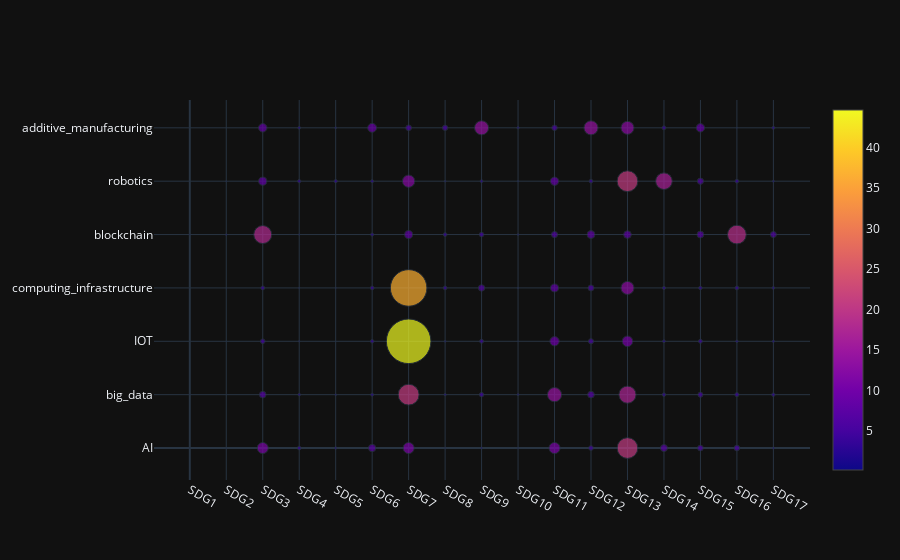

The notebook cell this image was saved under:
### Code cell
import plotly.graph_objects as go

fig = go.Figure(data=[go.Scatter(
       x = [elem[0] for elem in lst],
       y = [elem[1] for elem in lst],
       mode='markers',
       marker=dict(
              color = [float(df_heat.iloc[[elem[0]], elem[1]]) for elem in lst],
              size =  [float(df_heat.iloc[[elem[0]], elem[1]]) for elem in lst],
              showscale=True
       )
)])
fig.update_layout(
    xaxis = dict(
        tickmode = 'array',
        tickvals = list(range(len(df_heat.index))),
        ticktext = list(df_heat.index)
    ),
    yaxis = dict(
        tickmode = 'array',
        tickvals = list(range(len(df_heat.columns))),
        ticktext = list(df_heat.columns)
    )
)

fig.show()

### Figure 1 — Plotly figure (JSON) as saved in the notebook; plotly's stock layout.template omitted (floating-point values rounded to 4 significant figures)
{"data": [{"marker": {"color": [0.5377, 0.9019, 0.2405, 0.1996, 1.368, 0.4336, 0.4351, 0.864, 0.5778, 0.7546, 0.7678, 1.689, 1.099, 0.3165, 11.11, 6.652, 4.76, 3.993, 18.02, 8.207, 8.505, 3.723, 2.579, 1.401, 1.182, 1.529, 3.36, 2.769, 2.455, 1.804, 0.8126, 1.121, 0.8045, 3.376, 1.978, 7.376, 3.016, 3.599, 3.793, 3.138, 3.081, 8.979, 11.14, 20.91, 44.62, 36.59, 8.045, 12.37, 5.775, 1.632, 2.353, 1.891, 3.839, 3.862, 1.812, 5.459, 2.095, 4.552, 4.005, 6.45, 4.747, 2.942, 14.12, 1.569, 2.072, 0.9784, 1.52, 1.85, 1.409, 2.413, 11.16, 14.25, 9.386, 8.016, 6.275, 8.393, 5.538, 4.802, 6.764, 5.216, 6.05, 7.965, 3.825, 14.12, 20.75, 17.18, 10.64, 13.1, 7.723, 20.81, 13.05, 7.105, 3.594, 2.852, 3.163, 1.126, 16.65, 3.995, 5.766, 5.073, 4.013, 3.578, 6.919, 6.271, 8.465, 5.711, 4.214, 2.488, 3.87, 18.83, 3.84, 1.028, 2.192, 3.509, 2.347, 2.764, 6.114, 2.121, 3.046], "showscale": true, "size": [0.5377, 0.9019, 0.2405, 0.1996, 1.368, 0.4336, 0.4351, 0.864, 0.5778, 0.7546, 0.7678, 1.689, 1.099, 0.3165, 11.11, 6.652, 4.76, 3.993, 18.02, 8.207, 8.505, 3.723, 2.579, 1.401, 1.182, 1.529, 3.36, 2.769, 2.455, 1.804, 0.8126, 1.121, 0.8045, 3.376, 1.978, 7.376, 3.016, 3.599, 3.793, 3.138, 3.081, 8.979, 11.14, 20.91, 44.62, 36.59, 8.045, 12.37, 5.775, 1.632, 2.353, 1.891, 3.839, 3.862, 1.812, 5.459, 2.095, 4.552, 4.005, 6.45, 4.747, 2.942, 14.12, 1.569, 2.072, 0.9784, 1.52, 1.85, 1.409, 2.413, 11.16, 14.25, 9.386, 8.016, 6.275, 8.393, 5.538, 4.802, 6.764, 5.216, 6.05, 7.965, 3.825, 14.12, 20.75, 17.18, 10.64, 13.1, 7.723, 20.81, 13.05, 7.105, 3.594, 2.852, 3.163, 1.126, 16.65, 3.995, 5.766, 5.073, 4.013, 3.578, 6.919, 6.271, 8.465, 5.711, 4.214, 2.488, 3.87, 18.83, 3.84, 1.028, 2.192, 3.509, 2.347, 2.764, 6.114, 2.121, 3.046]}, "mode": "markers", "x": [0, 0, 0, 0, 0, 0, 0, 1, 1, 1, 1, 1, 1, 1, 2, 2, 2, 2, 2, 2, 2, 3, 3, 3, 3, 3, 3, 3, 4, 4, 4, 4, 4, 4, 4, 5, 5, 5, 5, 5, 5, 5, 6, 6, 6, 6, 6, 6, 6, 7, 7, 7, 7, 7, 7, 7, 8, 8, 8, 8, 8, 8, 8, 9, 9, 9, 9, 9, 9, 9, 10, 10, 10, 10, 10, 10, 10, 11, 11, 11, 11, 11, 11, 11, 12, 12, 12, 12, 12, 12, 12, 13, 13, 13, 13, 13, 13, 13, 14, 14, 14, 14, 14, 14, 14, 15, 15, 15, 15, 15, 15, 15, 16, 16, 16, 16, 16, 16, 16], "y": [0, 1, 2, 3, 4, 5, 6, 0, 1, 2, 3, 4, 5, 6, 0, 1, 2, 3, 4, 5, 6, 0, 1, 2, 3, 4, 5, 6, 0, 1, 2, 3, 4, 5, 6, 0, 1, 2, 3, 4, 5, 6, 0, 1, 2, 3, 4, 5, 6, 0, 1, 2, 3, 4, 5, 6, 0, 1, 2, 3, 4, 5, 6, 0, 1, 2, 3, 4, 5, 6, 0, 1, 2, 3, 4, 5, 6, 0, 1, 2, 3, 4, 5, 6, 0, 1, 2, 3, 4, 5, 6, 0, 1, 2, 3, 4, 5, 6, 0, 1, 2, 3, 4, 5, 6, 0, 1, 2, 3, 4, 5, 6, 0, 1, 2, 3, 4, 5, 6], "type": "scatter"}], "layout": {"xaxis": {"tickmode": "array", "tickvals": [0, 1, 2, 3, 4, 5, 6, 7, 8, 9, 10, 11, 12, 13, 14, 15, 16], "ticktext": ["SDG1", "SDG2", "SDG3", "SDG4", "SDG5", "SDG6", "SDG7", "SDG8", "SDG9", "SDG10", "SDG11", "SDG12", "SDG13", "SDG14", "SDG15", "SDG16", "SDG17"]}, "yaxis": {"tickmode": "array", "tickvals": [0, 1, 2, 3, 4, 5, 6], "ticktext": ["AI", "big_data", "IOT", "computing_infrastructure", "blockchain", "robotics", "additive_manufacturing"]}}}
